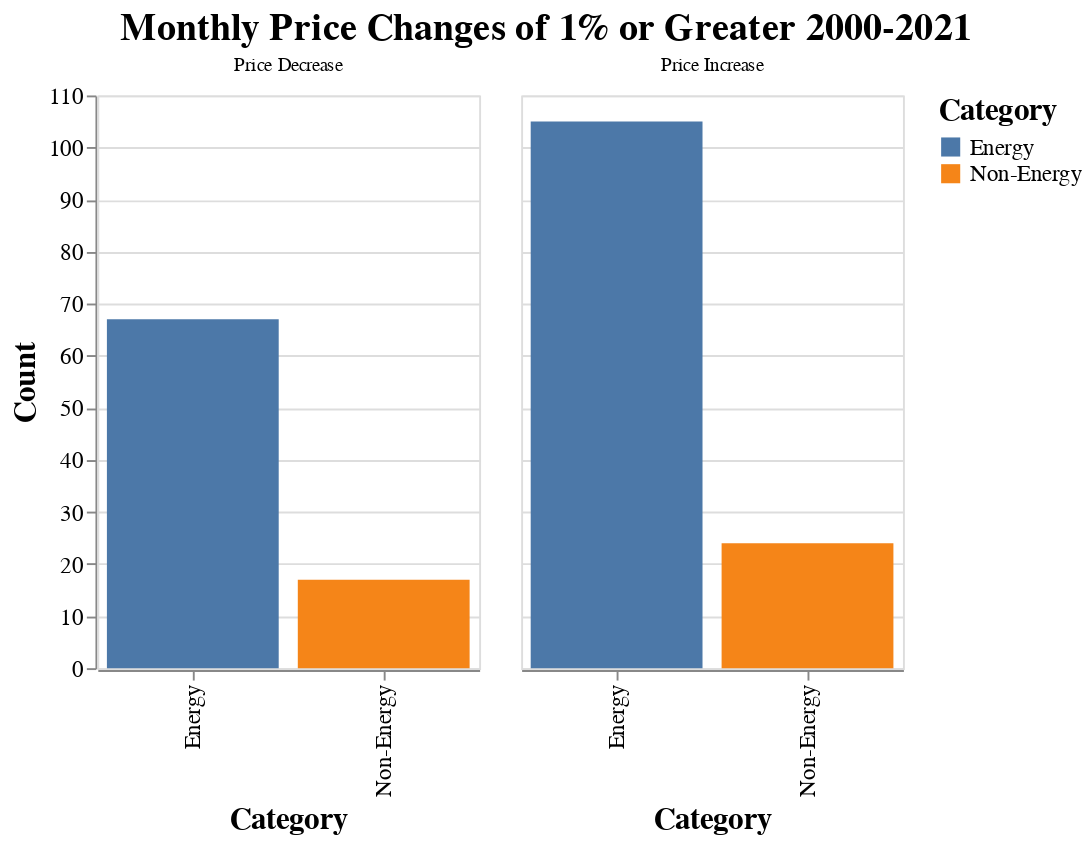

The code cell stored with this chart in its notebook:
### Markdown cell above
**What's informative about this view:** I can see that my hypothesis is wrong for year-by-year groupings. The categories are now properly separated and able to be discerned. This presentation much more closely aligns with answering our question than anything before.

**What could be improved about this view:** I'm having trouble labeling both sides of this column chart with "Negative" and "Positive". In the next step I'm going to try another method to slice the data while also looking at the monthly changes. I'll look for changes that are 1% or more in either direction, as these would be more significant. Currently even a 0.00001% change is being counted.

### Code cell
df3 = pd.DataFrame(df_m).reset_index().dropna()
df3['1_pct_grow'] = df3['value'] >= 0.01
df3['1_pct_drop'] = df3['value'] <= -0.01
df3['change'] = 'Negligible'
df3.loc[df3['1_pct_grow'] == True, 'change'] = 'Price Increase'
df3.loc[df3['1_pct_drop'] == True, 'change'] = 'Price Decrease'
df3[df3['change'] == 'Decreased']
df3.loc[df3['Category'] != 'Energy', 'Category'] = 'Non-Energy'

# Seventh chart - combining the other categories and limiting to changes of +/- 1%.
alt.Chart(df3[df3['change'] != 'Negligible'],title='Monthly Price Changes of 1% or Greater 2000-2021').mark_bar().encode(
    x = alt.X('Category'),
    y = alt.Y('count()', title='Count'),
    color = 'Category',
    column = alt.Column('change', title=None)
).configure_axis(
    titleFontSize = 16,
    labelFontSize = 12
).configure_title(
    fontSize=20,
    anchor='middle'
).configure_legend(
    titleFontSize=16,
    labelFontSize=12,
).properties(height=300, width=200)

### Figure 1 — Vega-Lite specification as saved in the notebook (floating-point values rounded to 4 significant figures; data arrays with more than 128 entries replaced by an {"elided": "..."} marker saying what was removed)
{"config": {"view": {"continuousWidth": 400, "continuousHeight": 300}, "axis": {"labelFontSize": 12, "titleFontSize": 16}, "legend": {"labelFontSize": 12, "titleFontSize": 16}, "title": {"anchor": "middle", "fontSize": 20}}, "data": {"name": "data-5258bc00abd78d639ef695949d0183d1"}, "mark": "bar", "encoding": {"color": {"field": "Category", "type": "nominal"}, "column": {"field": "change", "title": null, "type": "nominal"}, "x": {"field": "Category", "type": "nominal"}, "y": {"aggregate": "count", "title": "Count", "type": "quantitative"}}, "height": 300, "title": "Monthly Price Changes of 1% or Greater 2000-2021", "width": 200, "$schema": "https://vega.github.io/schema/vega-lite/v4.17.0.json", "datasets": {"data-5258bc00abd78d639ef695949d0183d1": {"elided": "213 records"}}}
